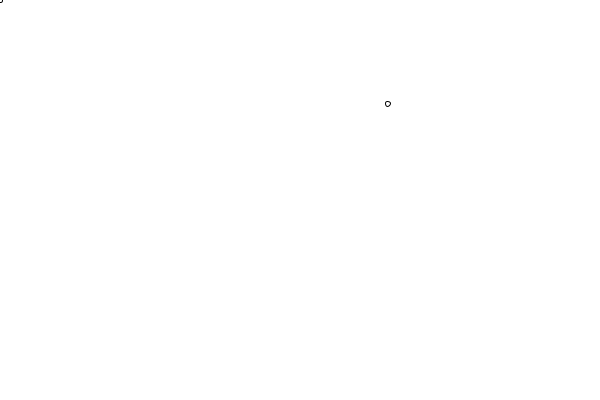
Frame 1 (no input)
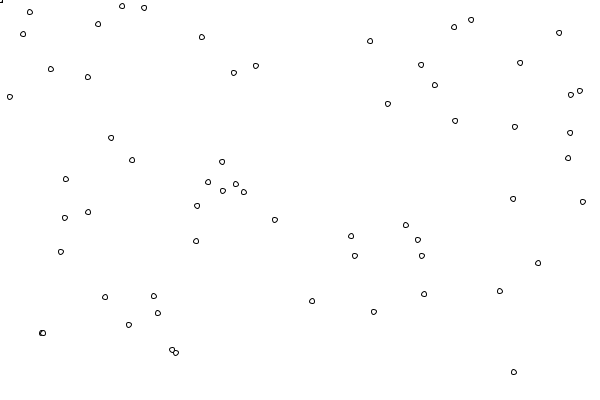
Frame 60 (the mouse pressed at the canvas centre just before this capture)
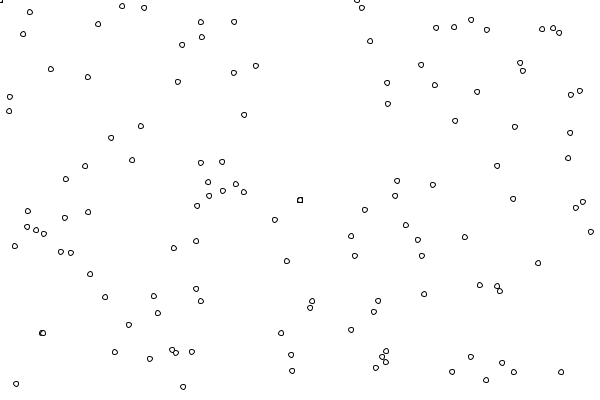
Frame 120 (the mouse held since frame 60 and released just before this capture)

The Processing sketch that drew these frames (run headless with seeded random() and noise(); from frame 60 on, the mouse is pressed at the canvas centre):

// Processing sketch: processing_133594
// ── processing_133594.pde

float ellipsesize = 5;

void setup(){
  size(600,400);
  background(255,255,255);
}

void draw(){
     //noStroke();
     ellipseMode (CENTER);
     ellipse(mouseX,mouseY,ellipsesize,ellipsesize);
     float x = random(width);
     float y = random( height);
     ellipse(x,y,5,5);
       
}
void mouseClicked(){
     ellipsesize = ellipsesize + 5;
}   
void keyPressed() {
  if (key == 'b') {
     fill(3,228,255);
  }  else if (key == 'g'){  
     fill(38,203,2);
  }  else if (key == 'r'){  
     fill(255,15,0);
  }  else if (key == 'o'){  
     fill(255,154,3);
  }  else if (key == 'y'){  
     fill(255,248,28);
  }  else if (key == 'p'){  
     fill(250,98,126);
  }  else if (key == 'm'){  
     fill(82,24,35);
  }  else if (key == 'w'){  
     fill(255,255,255);
  }
  ellipsesize = 30;
  

}
